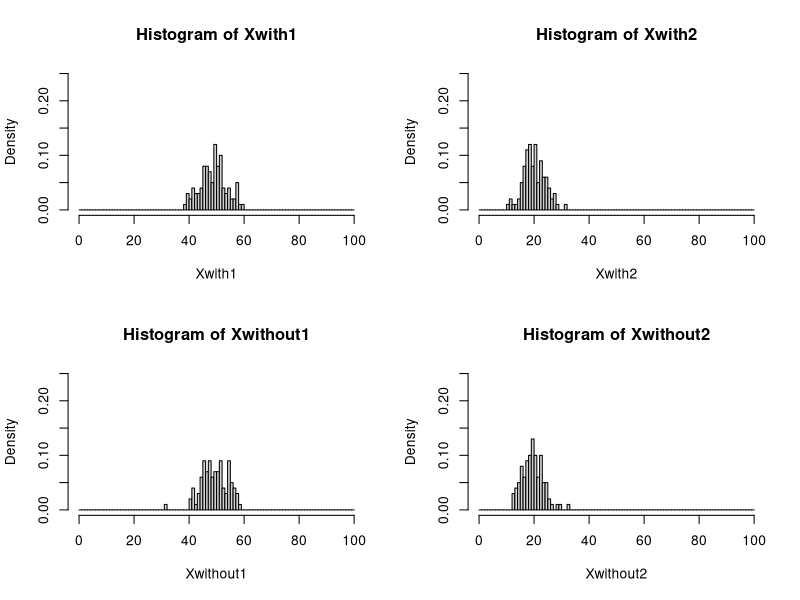

Recreate this plot in R.
## ---- chunk 1
knitr::opts_chunk$set(echo = TRUE)
## ---- chunk 2
set.seed(111396)
## ---- chunk 3
urn1 = rep(c("white", "black"), c(100,100))
## ---- chunk 4
with1 <- matrix(0,100,100)
## ---- chunk 5
for (i in 1:100) {
  with1[,i] <- sample(x=urn1, size=100, replace=TRUE)
}
## ---- chunk 6
Xwith1 = apply(with1[,1:100] == "white", 1, sum)
## ---- chunk 7
without1 <- matrix(0, 100, 100)
for (i in 1:100) {
  without1[,i] <- sample(x=urn1, size=100, replace=FALSE)
}

Xwithout1 = apply(without1[,1:100] == "white", 1, sum)

## ---- chunk 8
urn2 = rep(c("white", "black"), c(20, 80))
with2 <- matrix(0, 100, 100)
without2 <- matrix(0, 100, 100)
for (i in 1:100) {
  with2[,i] <- sample(x=urn2, size = 100, replace=TRUE)
  without2[,i] <- sample(x=urn2, size=100, replace=FALSE)
}

Xwith2 = apply(with2[,1:100] == "white", 1, sum)

Xwithout2 = apply(without2[,1:100] == "white", 1, sum)


## ---- chunk 9
par(mfrow=c(2,2))
hist(Xwith1, breaks = 0:100, ylim = c(0, 0.25), prob = TRUE)
hist(Xwith2, breaks = 0:100, ylim = c(0, 0.25), prob = TRUE)
hist(Xwithout1, breaks = 0:100, ylim = c(0, 0.25), prob = TRUE)
hist(Xwithout2, breaks = 0:100, ylim = c(0, 0.25), prob = TRUE)

## ---- chunk 10
with1mean = mean(Xwith1)
without1mean = mean(Xwithout1)
with2mean = mean(Xwith2)
without2mean = mean(Xwithout2)

with1std = sd(Xwith1)
without1std = sd(Xwithout1)
with2std = sd(Xwith2)
without2std = sd(Xwithout2)

sprintf("Xwith1:        Mean: %.4f     Standard Deviation: %.4f", with1mean, with1std)

sprintf("Xwithout1:     Mean: %.4f     Standard Deviation: %.4f", without1mean, without1std)

sprintf("Xwith2:        Mean: %.4f     Standard Deviation: %.4f", with2mean, with2std)

sprintf("Xwithout2:     Mean: %.4f     Standard Deviation: %.4f", without2mean, without2std)
